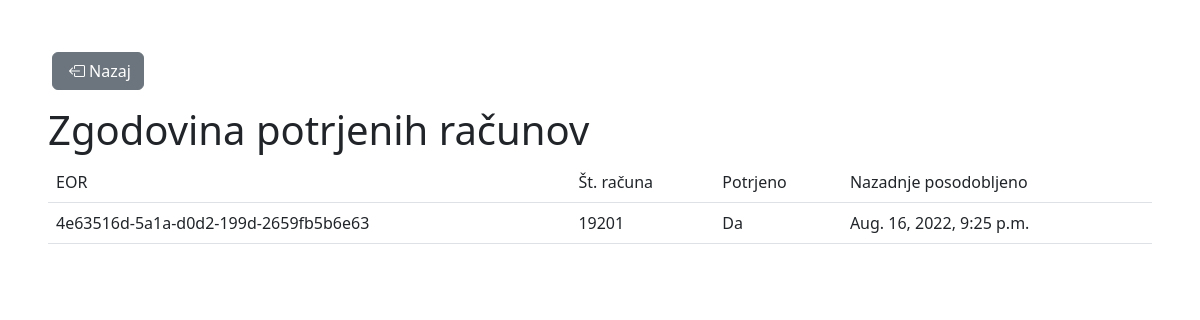
Before: /racuni/zgodovina/ with the older database file.
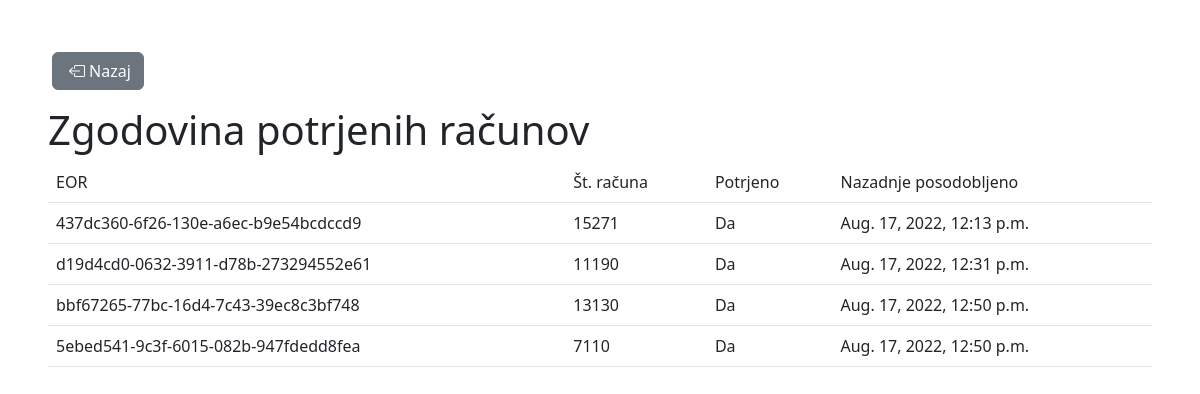
After: the same page with the newer database file.
### racuni/models.py (models this page shows, shortened)
class Bill(models.Model):
    eor = models.CharField(max_length=100, primary_key=True)
    producer = models.ForeignKey(Company, on_delete=models.CASCADE)
    bill_number = models.CharField(max_length=200)
    seller = models.CharField(max_length=200)
    last_updated = models.DateTimeField('last updated')
    tax_level = models.FloatField()
    zoi = models.CharField(max_length=200)
    status = models.BooleanField()

### racuni/views.py (the view)
# urls.py: path('zgodovina/', views.HistoryView.as_view(), name='history'),
class HistoryView(generic.ListView):
    template_name = 'racuni/history.html'
    context_object_name = 'bills_list'
    def get_queryset(self):
        return Bill.objects.filter(status=True)

### racuni/templates/racuni/history.html (shortened to what this page needs)
<!DOCTYPE html>
<html lang="en">
<head>
    <link rel="stylesheet" href="https://cdn.jsdelivr.net/npm/bootstrap@5.2.0-beta1/dist/css/bootstrap.min.css"
>
    <link rel="stylesheet" href="https://cdn.jsdelivr.net/npm/bootstrap-icons@1.9.1/font/bootstrap-icons.css">
</head>
<body>
<div class="m-5">
    <a href="{% url 'index' %}" class="m-1 mb-3 btn btn-secondary"><i class="bi bi-box-arrow-left m-1"></i>Nazaj</a>
    <h1>Zgodovina potrjenih računov </h1>
    {% if bills_list %}
        <table class="table">
            <tr>
                <td>EOR</td>
                <td>Št. računa</td>
                <td>Potrjeno</td>
                <td>Nazadnje posodobljeno</td>
            </tr>
            {% for bill in bills_list %}
                <tr>
                    <td>{{ bill.eor }}</td>
                    <td>{{ bill.bill_number }}</td>
                    <td> Da</td>
                    <td>{{ bill.last_updated }}</td>
                </tr>
            {% endfor %}
        </table>
    {% else %}
        <h2>Nimate še potrjenih računov</h2>
    {% endif %}
</div>
</body>
</html>

Changed rows visible on the page:
removed Bill: eor "4e63516d-5a1a-d0d2-199d-2659fb5b6e63", bill_number "19201", last_updated "Aug. 16, 2022, 9:25 p.m."
added Bill: eor "437dc360-6f26-130e-a6ec-b9e54bcdccd9", bill_number "15271", last_updated "Aug. 17, 2022, 12:13 p.m."
added Bill: eor "d19d4cd0-0632-3911-d78b-273294552e61", bill_number "11190", last_updated "Aug. 17, 2022, 12:31 p.m."
added Bill: eor "bbf67265-77bc-16d4-7c43-39ec8c3bf748", bill_number "13130", last_updated "Aug. 17, 2022, 12:50 p.m."
added Bill: eor "5ebed541-9c3f-6015-082b-947fdedd8fea", bill_number "7110", last_updated "Aug. 17, 2022, 12:50 p.m."
